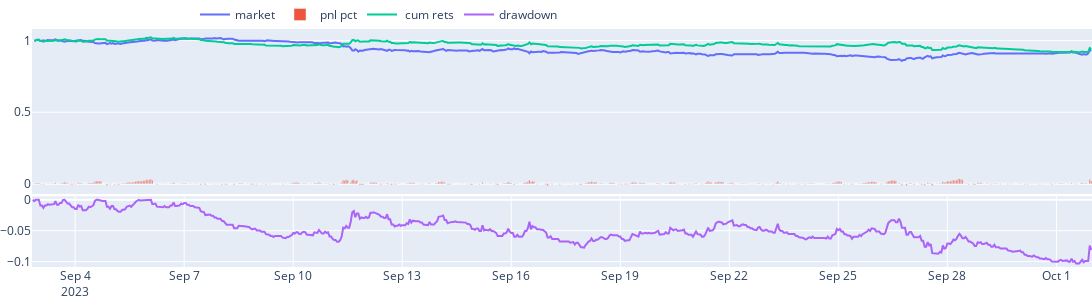
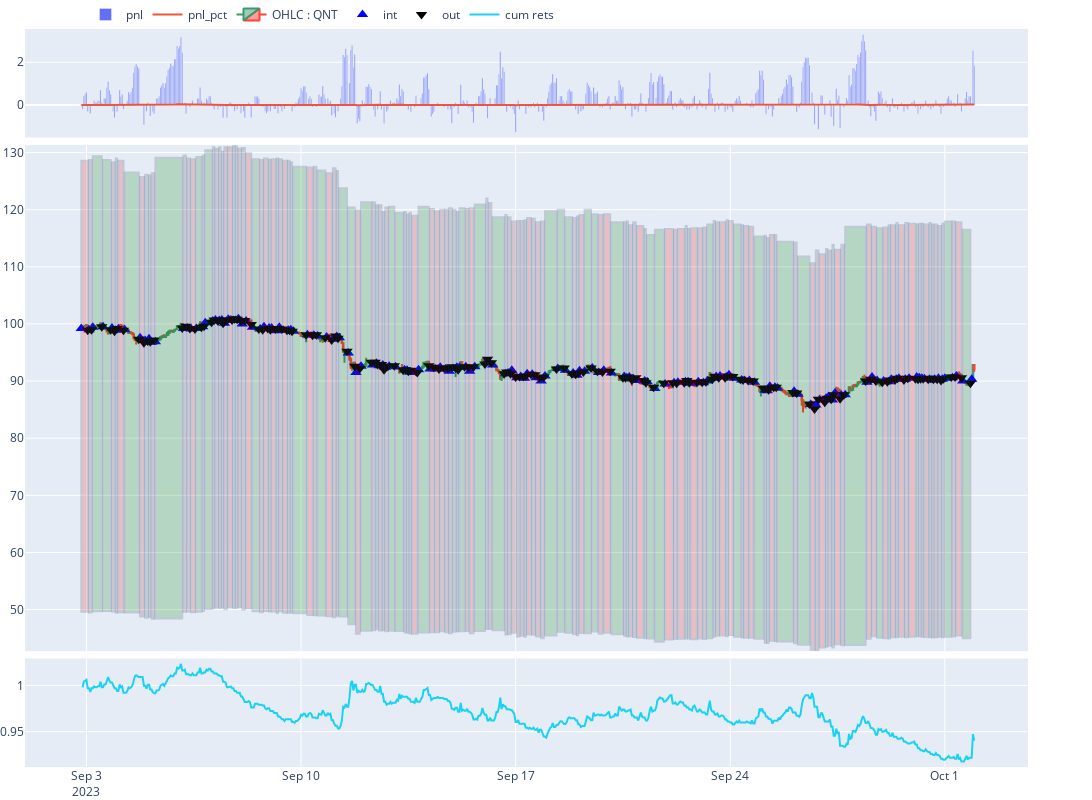

Here is the notebook cell these charts were saved with, in order:
### Code cell
AGENT[0].view_report()

### Figure 1 — Plotly figure (JSON) as saved in the notebook; plotly's stock layout.template omitted (floating-point values rounded to 4 significant figures; data arrays with more than 128 entries replaced by an {"elided": "..."} marker saying what was removed)
{"data": [{"name": "market", "type": "scatter", "x": {"elided": "700 str values"}, "xaxis": "x", "y": {"elided": "700 float values"}, "yaxis": "y"}, {"name": "pnl pct", "type": "bar", "x": {"elided": "700 str values"}, "xaxis": "x", "y": {"elided": "700 float values"}, "yaxis": "y"}, {"name": " cum rets", "type": "scatter", "x": {"elided": "700 str values"}, "xaxis": "x", "y": {"elided": "700 float values"}, "yaxis": "y"}, {"name": "drawdown", "type": "scatter", "x": {"elided": "700 str values"}, "xaxis": "x2", "y": {"elided": "700 float values"}, "yaxis": "y2"}], "layout": {"height": 300, "legend": {"orientation": "h", "x": 0.5, "xanchor": "right", "y": 1, "yanchor": "bottom"}, "margin": {"b": 0, "l": 10, "r": 0, "t": 0}, "width": 1200, "xaxis": {"anchor": "y", "domain": [0, 1], "matches": "x2", "showticklabels": false}, "xaxis2": {"anchor": "y2", "domain": [0, 1]}, "yaxis": {"anchor": "x", "domain": [0.307, 1]}, "yaxis2": {"anchor": "x2", "domain": [0, 0.297]}}}

### Figure 2 — Plotly figure (JSON) as saved in the notebook; plotly's stock layout.template omitted (floating-point values rounded to 4 significant figures; data arrays with more than 128 entries replaced by an {"elided": "..."} marker saying what was removed)
{"data": [{"name": "pnl", "type": "bar", "x": {"elided": "700 str values"}, "xaxis": "x", "y": {"elided": "700 float values"}, "yaxis": "y"}, {"name": "pnl_pct", "type": "scatter", "x": {"elided": "700 str values"}, "xaxis": "x", "y": {"elided": "700 float values"}, "yaxis": "y"}, {"close": {"elided": "700 float values"}, "high": {"elided": "700 float values"}, "low": {"elided": "700 float values"}, "name": "OHLC : QNT", "open": {"elided": "700 float values"}, "type": "candlestick", "x": {"elided": "700 str values"}, "xaxis": "x2", "yaxis": "y3"}, {"marker": {"color": "blue", "size": 10, "symbol": 5}, "mode": "markers", "name": "int", "type": "scatter", "x": {"elided": "165 str values"}, "xaxis": "x2", "y": {"elided": "165 float values"}, "yaxis": "y3"}, {"marker": {"color": "black", "size": 10, "symbol": 6}, "mode": "markers", "name": "out", "type": "scatter", "x": {"elided": "164 str values"}, "xaxis": "x2", "y": {"elided": "164 float values"}, "yaxis": "y3"}, {"name": "cum rets", "type": "scatter", "x": {"elided": "700 str values"}, "xaxis": "x3", "y": {"elided": "700 float values"}, "yaxis": "y5"}], "layout": {"height": 800, "legend": {"orientation": "h", "x": 0.5, "xanchor": "right", "y": 1, "yanchor": "bottom"}, "margin": {"b": 0, "l": 10, "r": 0, "t": 0}, "shapes": [{"fillcolor": "red", "opacity": 0.2, "x0": "2023-09-02T20:00:00", "x1": "2023-09-03T01:00:00", "xref": "x2", "y0": 49.6, "y1": 128.6, "yref": "y3"}, {"fillcolor": "red", "opacity": 0.2, "x0": "2023-09-03T02:00:00", "x1": "2023-09-03T04:00:00", "xref": "x2", "y0": 49.5, "y1": 128.7, "yref": "y3"}, {"fillcolor": "green", "opacity": 0.2, "x0": "2023-09-03T05:00:00", "x1": "2023-09-03T12:00:00", "xref": "x2", "y0": 49.7, "y1": 129.3, "yref": "y3"}, {"fillcolor": "green", "opacity": 0.2, "x0": "2023-09-03T13:00:00", "x1": "2023-09-03T19:00:00", "xref": "x2", "y0": 49.75, "y1": 128.7, "yref": "y3"}, {"fillcolor": "red", "opacity": 0.2, "x0": "2023-09-03T20:00:00", "x1": "2023-09-03T22:00:00", "xref": "x2", "y0": 49.65, "y1": 128.3, "yref": "y3"}, {"fillcolor": "red", "opacity": 0.2, "x0": "2023-09-03T23:00:00", "x1": "2023-09-04T00:00:00", "xref": "x2", "y0": 49.45, "y1": 129.0, "yref": "y3"}, {"fillcolor": "red", "opacity": 0.2, "x0": "2023-09-04T01:00:00", "x1": "2023-09-04T05:00:00", "xref": "x2", "y0": 49.55, "y1": 128.6, "yref": "y3"}, {"fillcolor": "green", "opacity": 0.2, "x0": "2023-09-04T06:00:00", "x1": "2023-09-04T17:00:00", "xref": "x2", "y0": 49.5, "y1": 126.5, "yref": "y3"}, {"fillcolor": "red", "opacity": 0.2, "x0": "2023-09-04T18:00:00", "x1": "2023-09-04T21:00:00", "xref": "x2", "y0": 48.8, "y1": 125.7, "yref": "y3"}, {"fillcolor": "green", "opacity": 0.2, "x0": "2023-09-04T22:00:00", "x1": "2023-09-05T00:00:00", "xref": "x2", "y0": 48.55, "y1": 126.1, "yref": "y3"}, {"fillcolor": "red", "opacity": 0.2, "x0": "2023-09-05T01:00:00", "x1": "2023-09-05T02:00:00", "xref": "x2", "y0": 48.7, "y1": 126.0, "yref": "y3"}, {"fillcolor": "red", "opacity": 0.2, "x0": "2023-09-05T03:00:00", "x1": "2023-09-05T05:00:00", "xref": "x2", "y0": 48.4, "y1": 126.4, "yref": "y3"}, {"fillcolor": "green", "opacity": 0.2, "x0": "2023-09-05T06:00:00", "x1": "2023-09-06T03:00:00", "xref": "x2", "y0": 48.45, "y1": 129.1, "yref": "y3"}, {"fillcolor": "red", "opacity": 0.2, "x0": "2023-09-06T04:00:00", "x1": "2023-09-06T06:00:00", "xref": "x2", "y0": 49.6, "y1": 129.5, "yref": "y3"}, {"fillcolor": "red", "opacity": 0.2, "x0": "2023-09-06T07:00:00", "x1": "2023-09-06T09:00:00", "xref": "x2", "y0": 49.65, "y1": 129.0, "yref": "y3"}, {"fillcolor": "red", "opacity": 0.2, "x0": "2023-09-06T10:00:00", "x1": "2023-09-06T13:00:00", "xref": "x2", "y0": 49.55, "y1": 128.8, "yref": "y3"}, {"fillcolor": "green", "opacity": 0.2, "x0": "2023-09-06T14:00:00", "x1": "2023-09-06T18:00:00", "xref": "x2", "y0": 49.6, "y1": 129.2, "yref": "y3"}, {"fillcolor": "green", "opacity": 0.2, "x0": "2023-09-06T19:00:00", "x1": "2023-09-06T20:00:00", "xref": "x2", "y0": 49.75, "y1": 129.5, "yref": "y3"}, {"fillcolor": "green", "opacity": 0.2, "x0": "2023-09-06T21:00:00", "x1": "2023-09-07T02:00:00", "xref": "x2", "y0": 50.1, "y1": 130.4, "yref": "y3"}, {"fillcolor": "red", "opacity": 0.2, "x0": "2023-09-07T03:00:00", "x1": "2023-09-07T04:00:00", "xref": "x2", "y0": 50.25, "y1": 130.9, "yref": "y3"}, {"fillcolor": "red", "opacity": 0.2, "x0": "2023-09-07T05:00:00", "x1": "2023-09-07T07:00:00", "xref": "x2", "y0": 50.35, "y1": 130.7, "yref": "y3"}, {"fillcolor": "red", "opacity": 0.2, "x0": "2023-09-07T08:00:00", "x1": "2023-09-07T09:00:00", "xref": "x2", "y0": 50.3, "y1": 130.9, "yref": "y3"}, {"fillcolor": "red", "opacity": 0.2, "x0": "2023-09-07T10:00:00", "x1": "2023-09-07T11:00:00", "xref": "x2", "y0": 50.35, "y1": 130.1, "yref": "y3"}, {"fillcolor": "red", "opacity": 0.2, "x0": "2023-09-07T12:00:00", "x1": "2023-09-07T14:00:00", "xref": "x2", "y0": 50.05, "y1": 130.9, "yref": "y3"}, {"fillcolor": "red", "opacity": 0.2, "x0": "2023-09-07T15:00:00", "x1": "2023-09-07T18:00:00", "xref": "x2", "y0": 50.4, "y1": 130.9, "yref": "y3"}, {"fillcolor": "red", "opacity": 0.2, "x0": "2023-09-07T19:00:00", "x1": "2023-09-07T20:00:00", "xref": "x2", "y0": 50.3, "y1": 131.2, "yref": "y3"}, {"fillcolor": "red", "opacity": 0.2, "x0": "2023-09-07T21:00:00", "x1": "2023-09-07T22:00:00", "xref": "x2", "y0": 50.3, "y1": 131.0, "yref": "y3"}, {"fillcolor": "red", "opacity": 0.2, "x0": "2023-09-07T23:00:00", "x1": "2023-09-08T01:00:00", "xref": "x2", "y0": 50.45, "y1": 130.7, "yref": "y3"}, {"fillcolor": "red", "opacity": 0.2, "x0": "2023-09-08T02:00:00", "x1": "2023-09-08T04:00:00", "xref": "x2", "y0": 50, "y1": 130.8, "yref": "y3"}, {"fillcolor": "red", "opacity": 0.2, "x0": "2023-09-08T05:00:00", "x1": "2023-09-08T09:00:00", "xref": "x2", "y0": 50.25, "y1": 129.9, "yref": "y3"}, {"fillcolor": "green", "opacity": 0.2, "x0": "2023-09-08T10:00:00", "x1": "2023-09-08T15:00:00", "xref": "x2", "y0": 49.7, "y1": 128.8, "yref": "y3"}, {"fillcolor": "red", "opacity": 0.2, "x0": "2023-09-08T16:00:00", "x1": "2023-09-08T18:00:00", "xref": "x2", "y0": 49.55, "y1": 128.7, "yref": "y3"}, {"fillcolor": "red", "opacity": 0.2, "x0": "2023-09-08T19:00:00", "x1": "2023-09-08T22:00:00", "xref": "x2", "y0": 49.75, "y1": 129.0, "yref": "y3"}, {"fillcolor": "red", "opacity": 0.2, "x0": "2023-09-08T23:00:00", "x1": "2023-09-09T00:00:00", "xref": "x2", "y0": 49.65, "y1": 128.7, "yref": "y3"}, {"fillcolor": "red", "opacity": 0.2, "x0": "2023-09-09T01:00:00", "x1": "2023-09-09T04:00:00", "xref": "x2", "y0": 49.65, "y1": 128.8, "yref": "y3"}, {"fillcolor": "red", "opacity": 0.2, "x0": "2023-09-09T05:00:00", "x1": "2023-09-09T06:00:00", "xref": "x2", "y0": 49.4, "y1": 129.0, "yref": "y3"}, {"fillcolor": "red", "opacity": 0.2, "x0": "2023-09-09T07:00:00", "x1": "2023-09-09T09:00:00", "xref": "x2", "y0": 49.7, "y1": 128.8, "yref": "y3"}, {"fillcolor": "red", "opacity": 0.2, "x0": "2023-09-09T10:00:00", "x1": "2023-09-09T13:00:00", "xref": "x2", "y0": 49.45, "y1": 128.6, "yref": "y3"}, {"fillcolor": "red", "opacity": 0.2, "x0": "2023-09-09T14:00:00", "x1": "2023-09-09T15:00:00", "xref": "x2", "y0": 49.45, "y1": 128.6, "yref": "y3"}, {"fillcolor": "red", "opacity": 0.2, "x0": "2023-09-09T16:00:00", "x1": "2023-09-09T17:00:00", "xref": "x2", "y0": 49.5, "y1": 128.3, "yref": "y3"}, {"fillcolor": "green", "opacity": 0.2, "x0": "2023-09-09T18:00:00", "x1": "2023-09-10T04:00:00", "xref": "x2", "y0": 49.35, "y1": 127.5, "yref": "y3"}, {"fillcolor": "red", "opacity": 0.2, "x0": "2023-09-10T05:00:00", "x1": "2023-09-10T09:00:00", "xref": "x2", "y0": 49.05, "y1": 127.4, "yref": "y3"}, {"fillcolor": "red", "opacity": 0.2, "x0": "2023-09-10T10:00:00", "x1": "2023-09-10T12:00:00", "xref": "x2", "y0": 49, "y1": 127.5, "yref": "y3"}, {"fillcolor": "green", "opacity": 0.2, "x0": "2023-09-10T13:00:00", "x1": "2023-09-10T19:00:00", "xref": "x2", "y0": 48.95, "y1": 126.9, "yref": "y3"}, {"fillcolor": "red", "opacity": 0.2, "x0": "2023-09-10T20:00:00", "x1": "2023-09-11T00:00:00", "xref": "x2", "y0": 48.85, "y1": 126.4, "yref": "y3"}, {"fillcolor": "red", "opacity": 0.2, "x0": "2023-09-11T01:00:00", "x1": "2023-09-11T03:00:00", "xref": "x2", "y0": 48.65, "y1": 127.3, "yref": "y3"}, {"fillcolor": "red", "opacity": 0.2, "x0": "2023-09-11T04:00:00", "x1": "2023-09-11T05:00:00", "xref": "x2", "y0": 48.9, "y1": 126.8, "yref": "y3"}, {"fillcolor": "green", "opacity": 0.2, "x0": "2023-09-11T06:00:00", "x1": "2023-09-11T12:00:00", "xref": "x2", "y0": 48.8, "y1": 123.8, "yref": "y3"}, {"fillcolor": "green", "opacity": 0.2, "x0": "2023-09-11T13:00:00", "x1": "2023-09-11T18:00:00", "xref": "x2", "y0": 47.45, "y1": 120.4, "yref": "y3"}, {"fillcolor": "red", "opacity": 0.2, "x0": "2023-09-11T19:00:00", "x1": "2023-09-11T22:00:00", "xref": "x2", "y0": 45.75, "y1": 119.9, "yref": "y3"}, {"fillcolor": "green", "opacity": 0.2, "x0": "2023-09-11T23:00:00", "x1": "2023-09-12T07:00:00", "xref": "x2", "y0": 46.3, "y1": 121.3, "yref": "y3"}, {"fillcolor": "red", "opacity": 0.2, "x0": "2023-09-12T08:00:00", "x1": "2023-09-12T10:00:00", "xref": "x2", "y0": 46.4, "y1": 121.3, "yref": "y3"}, {"fillcolor": "red", "opacity": 0.2, "x0": "2023-09-12T11:00:00", "x1": "2023-09-12T12:00:00", "xref": "x2", "y0": 46.55, "y1": 120.8, "yref": "y3"}, {"fillcolor": "red", "opacity": 0.2, "x0": "2023-09-12T13:00:00", "x1": "2023-09-12T15:00:00", "xref": "x2", "y0": 46.35, "y1": 120.8, "yref": "y3"}, {"fillcolor": "red", "opacity": 0.2, "x0": "2023-09-12T16:00:00", "x1": "2023-09-12T17:00:00", "xref": "x2", "y0": 46.4, "y1": 119.6, "yref": "y3"}, {"fillcolor": "red", "opacity": 0.2, "x0": "2023-09-12T18:00:00", "x1": "2023-09-12T20:00:00", "xref": "x2", "y0": 46.2, "y1": 120.4, "yref": "y3"}, {"fillcolor": "green", "opacity": 0.2, "x0": "2023-09-12T21:00:00", "x1": "2023-09-13T01:00:00", "xref": "x2", "y0": 46.3, "y1": 120.5, "yref": "y3"}, {"fillcolor": "green", "opacity": 0.2, "x0": "2023-09-13T02:00:00", "x1": "2023-09-13T08:00:00", "xref": "x2", "y0": 46.25, "y1": 119.5, "yref": "y3"}, {"fillcolor": "red", "opacity": 0.2, "x0": "2023-09-13T09:00:00", "x1": "2023-09-13T10:00:00", "xref": "x2", "y0": 46, "y1": 119.6, "yref": "y3"}, {"fillcolor": "red", "opacity": 0.2, "x0": "2023-09-13T11:00:00", "x1": "2023-09-13T12:00:00", "xref": "x2", "y0": 45.95, "y1": 119.2, "yref": "y3"}, {"fillcolor": "red", "opacity": 0.2, "x0": "2023-09-13T13:00:00", "x1": "2023-09-13T14:00:00", "xref": "x2", "y0": 45.8, "y1": 119.5, "yref": "y3"}, {"fillcolor": "red", "opacity": 0.2, "x0": "2023-09-13T15:00:00", "x1": "2023-09-13T19:00:00", "xref": "x2", "y0": 45.75, "y1": 119.0, "yref": "y3"}, {"fillcolor": "green", "opacity": 0.2, "x0": "2023-09-13T20:00:00", "x1": "2023-09-14T04:00:00", "xref": "x2", "y0": 46, "y1": 120.5, "yref": "y3"}, {"fillcolor": "red", "opacity": 0.2, "x0": "2023-09-14T05:00:00", "x1": "2023-09-14T08:00:00", "xref": "x2", "y0": 46.05, "y1": 120.1, "yref": "y3"}, {"fillcolor": "red", "opacity": 0.2, "x0": "2023-09-14T09:00:00", "x1": "2023-09-14T12:00:00", "xref": "x2", "y0": 46.05, "y1": 119.7, "yref": "y3"}, {"fillcolor": "red", "opacity": 0.2, "x0": "2023-09-14T13:00:00", "x1": "2023-09-14T16:00:00", "xref": "x2", "y0": 46.2, "y1": 120.0, "yref": "y3"}, {"fillcolor": "red", "opacity": 0.2, "x0": "2023-09-14T17:00:00", "x1": "2023-09-14T19:00:00", "xref": "x2", "y0": 46.05, "y1": 120.0, "yref": "y3"}, {"fillcolor": "red", "opacity": 0.2, "x0": "2023-09-14T20:00:00", "x1": "2023-09-14T22:00:00", "xref": "x2", "y0": 45.85, "y1": 120.2, "yref": "y3"}, {"fillcolor": "green", "opacity": 0.2, "x0": "2023-09-14T23:00:00", "x1": "2023-09-15T01:00:00", "xref": "x2", "y0": 46.1, "y1": 120.0, "yref": "y3"}, {"fillcolor": "red", "opacity": 0.2, "x0": "2023-09-15T02:00:00", "x1": "2023-09-15T03:00:00", "xref": "x2", "y0": 46.2, "y1": 119.6, "yref": "y3"}, {"fillcolor": "green", "opacity": 0.2, "x0": "2023-09-15T04:00:00", "x1": "2023-09-15T08:00:00", "xref": "x2", "y0": 46.2, "y1": 120.2, "yref": "y3"}, {"fillcolor": "red", "opacity": 0.2, "x0": "2023-09-15T09:00:00", "x1": "2023-09-15T11:00:00", "xref": "x2", "y0": 46.25, "y1": 120.1, "yref": "y3"}, {"fillcolor": "red", "opacity": 0.2, "x0": "2023-09-15T12:00:00", "x1": "2023-09-15T15:00:00", "xref": "x2", "y0": 45.85, "y1": 120.2, "yref": "y3"}, {"fillcolor": "green", "opacity": 0.2, "x0": "2023-09-15T16:00:00", "x1": "2023-09-16T00:00:00", "xref": "x2", "y0": 46.25, "y1": 120.9, "yref": "y3"}, {"fillcolor": "red", "opacity": 0.2, "x0": "2023-09-16T01:00:00", "x1": "2023-09-16T02:00:00", "xref": "x2", "y0": 46.6, "y1": 121.9, "yref": "y3"}, {"fillcolor": "red", "opacity": 0.2, "x0": "2023-09-16T03:00:00", "x1": "2023-09-16T05:00:00", "xref": "x2", "y0": 46.6, "y1": 121.2, "yref": "y3"}, {"fillcolor": "green", "opacity": 0.2, "x0": "2023-09-16T06:00:00", "x1": "2023-09-16T15:00:00", "xref": "x2", "y0": 46.4, "y1": 118.7, "yref": "y3"}, {"fillcolor": "red", "opacity": 0.2, "x0": "2023-09-16T16:00:00", "x1": "2023-09-16T17:00:00", "xref": "x2", "y0": 45.65, "y1": 119.1, "yref": "y3"}, {"fillcolor": "red", "opacity": 0.2, "x0": "2023-09-16T18:00:00", "x1": "2023-09-16T20:00:00", "xref": "x2", "y0": 45.7, "y1": 118.7, "yref": "y3"}, {"fillcolor": "red", "opacity": 0.2, "x0": "2023-09-16T21:00:00", "x1": "2023-09-17T00:00:00", "xref": "x2", "y0": 45.95, "y1": 117.9, "yref": "y3"}, {"fillcolor": "red", "opacity": 0.2, "x0": "2023-09-17T01:00:00", "x1": "2023-09-17T03:00:00", "xref": "x2", "y0": 45.3, "y1": 118.0, "yref": "y3"}, {"fillcolor": "red", "opacity": 0.2, "x0": "2023-09-17T04:00:00", "x1": "2023-09-17T06:00:00", "xref": "x2", "y0": 45.4, "y1": 118.0, "yref": "y3"}, {"fillcolor": "red", "opacity": 0.2, "x0": "2023-09-17T07:00:00", "x1": "2023-09-17T08:00:00", "xref": "x2", "y0": 45.25, "y1": 118.2, "yref": "y3"}, {"fillcolor": "red", "opacity": 0.2, "x0": "2023-09-17T09:00:00", "x1": "2023-09-17T12:00:00", "xref": "x2", "y0": 45.65, "y1": 118.6, "yref": "y3"}, {"fillcolor": "red", "opacity": 0.2, "x0": "2023-09-17T13:00:00", "x1": "2023-09-17T15:00:00", "xref": "x2", "y0": 45.6, "y1": 118.4, "yref": "y3"}, {"fillcolor": "red", "opacity": 0.2, "x0": "2023-09-17T16:00:00", "x1": "2023-09-17T19:00:00", "xref": "x2", "y0": 45.3, "y1": 117.8, "yref": "y3"}, {"fillcolor": "red", "opacity": 0.2, "x0": "2023-09-17T20:00:00", "x1": "2023-09-17T22:00:00", "xref": "x2", "y0": 45, "y1": 117.9, "yref": "y3"}, {"fillcolor": "green", "opacity": 0.2, "x0": "2023-09-17T23:00:00", "x1": "2023-09-18T08:00:00", "xref": "x2", "y0": 45.45, "y1": 119.7, "yref": "y3"}, {"fillcolor": "green", "opacity": 0.2, "x0": "2023-09-18T09:00:00", "x1": "2023-09-18T14:00:00", "xref": "x2", "y0": 46.1, "y1": 120.0, "yref": "y3"}, {"fillcolor": "green", "opacity": 0.2, "x0": "2023-09-18T15:00:00", "x1": "2023-09-18T20:00:00", "xref": "x2", "y0": 45.95, "y1": 118.7, "yref": "y3"}, {"fillcolor": "red", "opacity": 0.2, "x0": "2023-09-18T21:00:00", "x1": "2023-09-18T23:00:00", "xref": "x2", "y0": 45.7, "y1": 118.6, "yref": "y3"}, {"fillcolor": "red", "opacity": 0.2, "x0": "2023-09-19T00:00:00", "x1": "2023-09-19T01:00:00", "xref": "x2", "y0": 45.5, "y1": 118.8, "yref": "y3"}, {"fillcolor": "red", "opacity": 0.2, "x0": "2023-09-19T02:00:00", "x1": "2023-09-19T05:00:00", "xref": "x2", "y0": 45.9, "y1": 119.1, "yref": "y3"}, {"fillcolor": "green", "opacity": 0.2, "x0": "2023-09-19T06:00:00", "x1": "2023-09-19T11:00:00", "xref": "x2", "y0": 45.85, "y1": 120.0, "yref": "y3"}, {"fillcolor": "green", "opacity": 0.2, "x0": "2023-09-19T12:00:00", "x1": "2023-09-19T16:00:00", "xref": "x2", "y0": 46.15, "y1": 119.2, "yref": "y3"}, {"fillcolor": "red", "opacity": 0.2, "x0": "2023-09-19T17:00:00", "x1": "2023-09-19T20:00:00", "xref": "x2", "y0": 45.75, "y1": 119.1, "yref": "y3"}, {"fillcolor": "red", "opacity": 0.2, "x0": "2023-09-19T21:00:00", "x1": "2023-09-20T02:00:00", "xref": "x2", "y0": 45.95, "y1": 119.2, "yref": "y3"}, {"fillcolor": "green", "opacity": 0.2, "x0": "2023-09-20T03:00:00", "x1": "2023-09-20T12:00:00", "xref": "x2", "y0": 45.7, "y1": 117.8, "yref": "y3"}, {"fillcolor": "red", "opacity": 0.2, "x0": "2023-09-20T13:00:00", "x1": "2023-09-20T14:00:00", "xref": "x2", "y0": 45.4, "y1": 117.8, "yref": "y3"}, {"fillcolor": "green", "opacity": 0.2, "x0": "2023-09-20T15:00:00", "x1": "2023-09-20T16:00:00", "xref": "x2", "y0": 45.3, "y1": 117.9, "yref": "y3"}, {"fillcolor": "red", "opacity": 0.2, "x0": "2023-09-20T17:00:00", "x1": "2023-09-20T19:00:00", "xref": "x2", "y0": 45.35, "y1": 117.3, "yref": "y3"}, {"fillcolor": "red", "opacity": 0.2, "x0": "2023-09-20T20:00:00", "x1": "2023-09-20T22:00:00", "xref": "x2", "y0": 45.2, "y1": 117.8, "yref": "y3"}, {"fillcolor": "red", "opacity": 0.2, "x0": "2023-09-20T23:00:00", "x1": "2023-09-21T04:00:00", "xref": "x2", "y0": 45.05, "y1": 117.1, "yref": "y3"}, {"fillcolor": "red", "opacity": 0.2, "x0": "2023-09-21T05:00:00", "x1": "2023-09-21T06:00:00", "xref": "x2", "y0": 45, "y1": 116.6, "yref": "y3"}, {"fillcolor": "green", "opacity": 0.2, "x0": "2023-09-21T07:00:00", "x1": "2023-09-21T12:00:00", "xref": "x2", "y0": 44.95, "y1": 115.6, "yref": "y3"}, {"fillcolor": "green", "opacity": 0.2, "x0": "2023-09-21T13:00:00", "x1": "2023-09-21T20:00:00", "xref": "x2", "y0": 44.35, "y1": 116.5, "yref": "y3"}, {"fillcolor": "red", "opacity": 0.2, "x0": "2023-09-21T21:00:00", "x1": "2023-09-22T03:00:00", "xref": "x2", "y0": 44.75, "y1": 116.6, "yref": "y3"}, {"fillcolor": "red", "opacity": 0.2, "x0": "2023-09-22T04:00:00", "x1": "2023-09-22T06:00:00", "xref": "x2", "y0": 44.85, "y1": 116.5, "yref": "y3"}, {"fillcolor": "red", "opacity": 0.2, "x0": "2023-09-22T07:00:00", "x1": "2023-09-22T12:00:00", "xref": "x2", "y0": 44.9, "y1": 116.6, "yref": "y3"}, {"fillcolor": "red", "opacity": 0.2, "x0": "2023-09-22T13:00:00", "x1": "2023-09-22T14:00:00", "xref": "x2", "y0": 44.95, "y1": 117.1, "yref": "y3"}, {"fillcolor": "red", "opacity": 0.2, "x0": "2023-09-22T15:00:00", "x1": "2023-09-22T16:00:00", "xref": "x2", "y0": 44.95, "y1": 116.6, "yref": "y3"}, {"fillcolor": "red", "opacity": 0.2, "x0": "2023-09-22T17:00:00", "x1": "2023-09-22T22:00:00", "xref": "x2", "y0": 44.8, "y1": 116.7, "yref": "y3"}, {"fillcolor": "red", "opacity": 0.2, "x0": "2023-09-22T23:00:00", "x1": "2023-09-23T02:00:00", "xref": "x2", "y0": 44.95, "y1": 116.7, "yref": "y3"}, {"fillcolor": "red", "opacity": 0.2, "x0": "2023-09-23T03:00:00", "x1": "2023-09-23T05:00:00", "xref": "x2", "y0": 44.85, "y1": 116.9, "yref": "y3"}, {"fillcolor": "green", "opacity": 0.2, "x0": "2023-09-23T06:00:00", "x1": "2023-09-23T10:00:00", "xref": "x2", "y0": 45, "y1": 117.4, "yref": "y3"}, {"fillcolor": "red", "opacity": 0.2, "x0": "2023-09-23T11:00:00", "x1": "2023-09-23T12:00:00", "xref": "x2", "y0": 45.25, "y1": 118.0, "yref": "y3"}, {"fillcolor": "red", "opacity": 0.2, "x0": "2023-09-23T13:00:00", "x1": "2023-09-23T15:00:00", "xref": "x2", "y0": 45.4, "y1": 117.8, "yref": "y3"}, {"fillcolor": "red", "opacity": 0.2, "x0": "2023-09-23T16:00:00", "x1": "2023-09-23T20:00:00", "xref": "x2", "y0": 45.45, "y1": 117.8, "yref": "y3"}, {"fillcolor": "red", "opacity": 0.2, "x0": "2023-09-23T21:00:00", "x1": "2023-09-23T22:00:00", "xref": "x2", "y0": 45.35, "y1": 118.2, "yref": "y3"}, {"fillcolor": "red", "opacity": 0.2, "x0": "2023-09-23T23:00:00", "x1": "2023-09-24T02:00:00", "xref": "x2", "y0": 45.55, "y1": 118.0, "yref": "y3"}, {"fillcolor": "green", "opacity": 0.2, "x0": "2023-09-24T03:00:00", "x1": "2023-09-24T08:00:00", "xref": "x2", "y0": 45.25, "y1": 117.4, "yref": "y3"}, {"fillcolor": "red", "opacity": 0.2, "x0": "2023-09-24T09:00:00", "x1": "2023-09-24T10:00:00", "xref": "x2", "y0": 45.1, "y1": 117.3, "yref": "y3"}, {"fillcolor": "red", "opacity": 0.2, "x0": "2023-09-24T11:00:00", "x1": "2023-09-24T14:00:00", "xref": "x2", "y0": 45.05, "y1": 117.1, "yref": "y3"}, {"fillcolor": "red", "opacity": 0.2, "x0": "2023-09-24T15:00:00", "x1": "2023-09-24T18:00:00", "xref": "x2", "y0": 45.05, "y1": 117, "yref": "y3"}, {"fillcolor": "green", "opacity": 0.2, "x0": "2023-09-24T19:00:00", "x1": "2023-09-25T02:00:00", "xref": "x2", "y0": 44.9, "y1": 115.3, "yref": "y3"}, {"fillcolor": "red", "opacity": 0.2, "x0": "2023-09-25T03:00:00", "x1": "2023-09-25T04:00:00", "xref": "x2", "y0": 44.2, "y1": 115.4, "yref": "y3"}, {"fillcolor": "red", "opacity": 0.2, "x0": "2023-09-25T05:00:00", "x1": "2023-09-25T06:00:00", "xref": "x2", "y0": 44.15, "y1": 115.0, "yref": "y3"}, {"fillcolor": "red", "opacity": 0.2, "x0": "2023-09-25T07:00:00", "x1": "2023-09-25T10:00:00", "xref": "x2", "y0": 44.55, "y1": 115.6, "yref": "y3"}, {"fillcolor": "red", "opacity": 0.2, "x0": "2023-09-25T11:00:00", "x1": "2023-09-25T12:00:00", "xref": "x2", "y0": 44.45, "y1": 115.6, "yref": "y3"}, {"fillcolor": "green", "opacity": 0.2, "x0": "2023-09-25T13:00:00", "x1": "2023-09-26T01:00:00", "xref": "x2", "y0": 44.4, "y1": 114.4, "yref": "y3"}, {"fillcolor": "red", "opacity": 0.2, "x0": "2023-09-26T02:00:00", "x1": "2023-09-26T04:00:00", "xref": "x2", "y0": 44.1, "y1": 114.3, "yref": "y3"}, {"fillcolor": "green", "opacity": 0.2, "x0": "2023-09-26T05:00:00", "x1": "2023-09-26T14:00:00", "xref": "x2", "y0": 43.85, "y1": 111.8, "yref": "y3"}, {"fillcolor": "red", "opacity": 0.2, "x0": "2023-09-26T15:00:00", "x1": "2023-09-26T18:00:00", "xref": "x2", "y0": 42.95, "y1": 110.6, "yref": "y3"}, {"fillcolor": "red", "opacity": 0.2, "x0": "2023-09-26T19:00:00", "x1": "2023-09-26T21:00:00", "xref": "x2", "y0": 42.9, "y1": 112.8, "yref": "y3"}, {"fillcolor": "red", "opacity": 0.2, "x0": "2023-09-26T22:00:00", "x1": "2023-09-27T02:00:00", "xref": "x2", "y0": 43.35, "y1": 112.2, "yref": "y3"}, {"fillcolor": "red", "opacity": 0.2, "x0": "2023-09-27T03:00:00", "x1": "2023-09-27T04:00:00", "xref": "x2", "y0": 43.5, "y1": 113.1, "yref": "y3"}, {"fillcolor": "red", "opacity": 0.2, "x0": "2023-09-27T05:00:00", "x1": "2023-09-27T07:00:00", "xref": "x2", "y0": 43.65, "y1": 112.8, "yref": "y3"}, {"fillcolor": "red", "opacity": 0.2, "x0": "2023-09-27T08:00:00", "x1": "2023-09-27T09:00:00", "xref": "x2", "y0": 43.35, "y1": 113.9, "yref": "y3"}, {"fillcolor": "red", "opacity": 0.2, "x0": "2023-09-27T10:00:00", "x1": "2023-09-27T14:00:00", "xref": "x2", "y0": 43.95, "y1": 113.0, "yref": "y3"}, {"fillcolor": "red", "opacity": 0.2, "x0": "2023-09-27T15:00:00", "x1": "2023-09-27T17:00:00", "xref": "x2", "y0": 43.75, "y1": 113.9, "yref": "y3"}, {"fillcolor": "green", "opacity": 0.2, "x0": "2023-09-27T18:00:00", "x1": "2023-09-28T10:00:00", "xref": "x2", "y0": 43.8, "y1": 117, "yref": "y3"}, {"fillcolor": "red", "opacity": 0.2, "x0": "2023-09-28T11:00:00", "x1": "2023-09-28T14:00:00", "xref": "x2", "y0": 44.9, "y1": 117.4, "yref": "y3"}, {"fillcolor": "red", "opacity": 0.2, "x0": "2023-09-28T15:00:00", "x1": "2023-09-28T18:00:00", "xref": "x2", "y0": 45.35, "y1": 117, "yref": "y3"}, {"fillcolor": "green", "opacity": 0.2, "x0": "2023-09-28T19:00:00", "x1": "2023-09-28T23:00:00", "xref": "x2", "y0": 45.05, "y1": 116.7, "yref": "y3"}, {"fillcolor": "red", "opacity": 0.2, "x0": "2023-09-29T00:00:00", "x1": "2023-09-29T03:00:00", "xref": "x2", "y0": 45, "y1": 116.9, "yref": "y3"}, {"fillcolor": "red", "opacity": 0.2, "x0": "2023-09-29T04:00:00", "x1": "2023-09-29T05:00:00", "xref": "x2", "y0": 44.95, "y1": 117.3, "yref": "y3"}, {"fillcolor": "red", "opacity": 0.2, "x0": "2023-09-29T06:00:00", "x1": "2023-09-29T09:00:00", "xref": "x2", "y0": 45.15, "y1": 117.3, "yref": "y3"}, {"fillcolor": "red", "opacity": 0.2, "x0": "2023-09-29T10:00:00", "x1": "2023-09-29T11:00:00", "xref": "x2", "y0": 45.15, "y1": 117.7, "yref": "y3"}, {"fillcolor": "red", "opacity": 0.2, "x0": "2023-09-29T12:00:00", "x1": "2023-09-29T16:00:00", "xref": "x2", "y0": 45.25, "y1": 117.3, "yref": "y3"}, {"fillcolor": "red", "opacity": 0.2, "x0": "2023-09-29T17:00:00", "x1": "2023-09-29T19:00:00", "xref": "x2", "y0": 45.15, "y1": 117.7, "yref": "y3"}, {"fillcolor": "red", "opacity": 0.2, "x0": "2023-09-29T20:00:00", "x1": "2023-09-30T01:00:00", "xref": "x2", "y0": 45.25, "y1": 117.5, "yref": "y3"}, {"fillcolor": "red", "opacity": 0.2, "x0": "2023-09-30T02:00:00", "x1": "2023-09-30T03:00:00", "xref": "x2", "y0": 45.35, "y1": 117.4, "yref": "y3"}, {"fillcolor": "red", "opacity": 0.2, "x0": "2023-09-30T04:00:00", "x1": "2023-09-30T05:00:00", "xref": "x2", "y0": 45.3, "y1": 117.5, "yref": "y3"}, {"fillcolor": "red", "opacity": 0.2, "x0": "2023-09-30T06:00:00", "x1": "2023-09-30T07:00:00", "xref": "x2", "y0": 45.25, "y1": 117.5, "yref": "y3"}, {"fillcolor": "red", "opacity": 0.2, "x0": "2023-09-30T08:00:00", "x1": "2023-09-30T11:00:00", "xref": "x2", "y0": 45.2, "y1": 117.4, "yref": "y3"}, {"fillcolor": "red", "opacity": 0.2, "x0": "2023-09-30T12:00:00", "x1": "2023-09-30T13:00:00", "xref": "x2", "y0": 45.15, "y1": 117.7, "yref": "y3"}, {"fillcolor": "red", "opacity": 0.2, "x0": "2023-09-30T14:00:00", "x1": "2023-09-30T15:00:00", "xref": "x2", "y0": 45.1, "y1": 117.4, "yref": "y3"}, {"fillcolor": "red", "opacity": 0.2, "x0": "2023-09-30T16:00:00", "x1": "2023-09-30T18:00:00", "xref": "x2", "y0": 45.15, "y1": 117.4, "yref": "y3"}, {"fillcolor": "red", "opacity": 0.2, "x0": "2023-09-30T19:00:00", "x1": "2023-09-30T21:00:00", "xref": "x2", "y0": 45.25, "y1": 117.1, "yref": "y3"}, {"fillcolor": "red", "opacity": 0.2, "x0": "2023-09-30T22:00:00", "x1": "2023-09-30T23:00:00", "xref": "x2", "y0": 45.15, "y1": 117.5, "yref": "y3"}, {"fillcolor": "green", "opacity": 0.2, "x0": "2023-10-01T00:00:00", "x1": "2023-10-01T05:00:00", "xref": "x2", "y0": 45.25, "y1": 117.9, "yref": "y3"}, {"fillcolor": "red", "opacity": 0.2, "x0": "2023-10-01T06:00:00", "x1": "2023-10-01T08:00:00", "xref": "x2", "y0": 45.3, "y1": 117.9, "yref": "y3"}, {"fillcolor": "red", "opacity": 0.2, "x0": "2023-10-01T09:00:00", "x1": "2023-10-01T13:00:00", "xref": "x2", "y0": 45.45, "y1": 117.8, "yref": "y3"}, {"fillcolor": "green", "opacity": 0.2, "x0": "2023-10-01T14:00:00", "x1": "2023-10-01T20:00:00", "xref": "x2", "y0": 45, "y1": 116.5, "yref": "y3"}], "width": 1200, "xaxis": {"anchor": "y", "domain": [0, 0.94], "matches": "x3", "rangeslider": {"visible": false}, "showticklabels": false}, "xaxis2": {"anchor": "y3", "domain": [0, 0.94], "matches": "x3", "rangeslider": {"visible": false}, "showticklabels": false}, "xaxis3": {"anchor": "y5", "domain": [0, 0.94], "rangeslider": {"visible": false}}, "yaxis": {"anchor": "x", "domain": [0.853, 1]}, "yaxis2": {"anchor": "x", "overlaying": "y", "side": "right"}, "yaxis3": {"anchor": "x2", "domain": [0.157, 0.843]}, "yaxis4": {"anchor": "x2", "overlaying": "y3", "side": "right"}, "yaxis5": {"anchor": "x3", "domain": [0, 0.147]}, "yaxis6": {"anchor": "x3", "overlaying": "y5", "side": "right"}}}
